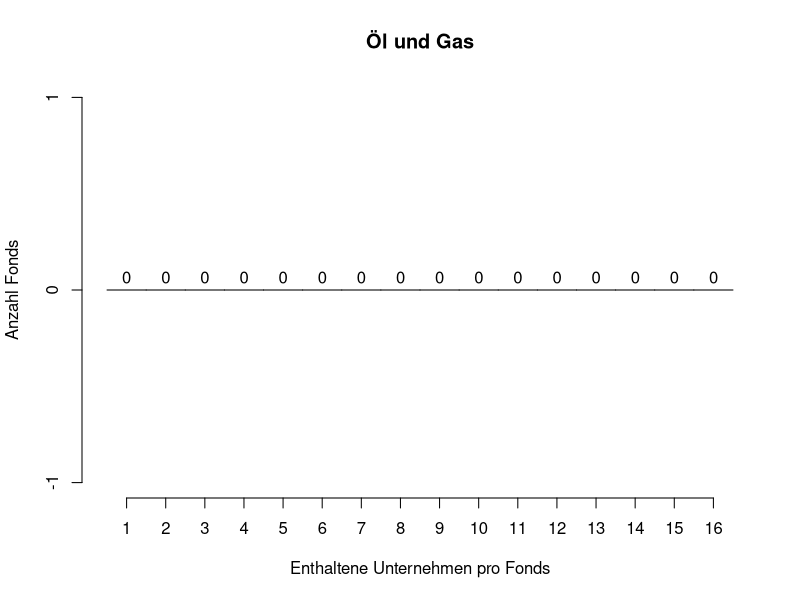

This chart was generated by the following R code:
#Anzeigen und Setzen des Working Directorys
getwd()
setwd("/Users/jonas/Documents/Promotion/Datenerhebung/Bereinigte Daten DE und USA (final) Kopie")


# Aktivieren der Pakete
library(tidyverse)
library(dplyr)


# Erstellen einer Liste filenames, die die Dateinamen der Bestandslisten enthält
filenames <- list.files()


# Einlesen aller Bestandslisten in einer Liste mit dem Namen fund_list
# 204 DE_ETFs
# 235 US_ETFs - 17 Currency Hedged ETFs (enthalten nur einen anderen ETF und Currency Forwards)
# Insgesamt: 422 Bestandslisten
fund_list  <- lapply(filenames, read.csv2)


# Erstellen einer Liste mit dem Namen ISIN_list, die die ISINS der zu suchenden Unternehmen enthält
# In die Auswertung werden nur die börsennotierten Unternehmen der zu untersuchenden Branche einbezogen.
ISIN_list <- c("GB0007980591",     # BP
               "GB00B033F229",     # Centrica
               "US1667641005",     # Chevron
               "US20825C1045",     # ConocoPhillips
               "US29273V1008",     # Energy Transfer
               "FR0010208488",     # Engie
               "IT0003132476",     # Eni
               "NO0010096985",     # Equinor
               "US30231G1022",     # Exxon Mobil
               "RU0007661625",     # Gazprom
               "IT0001250932",     # Hera
               "US49456B1017",     # Kinder Morgan
               "ES0116870314",     # Naturgy
               "AT0000743059",     # OMV
               "ES0173516115",     # Repsol
               "RU000A0J2Q06",     # Rosneft
               "GB00B03MLX29",     # Royal Dutch Shell
               "CA87807B1076",     # TC Energy
               "FR0000120271")     # Total


# Ertstellen einer leeren Liste mit dem Namen data, um die Daten zu speichern
data <- list()

# Loop über alle Fonds (funds)
for (fund in fund_list) {
  
  # Erstellen eines numerischen Vektors in der Länge der ISIN_list für eine Reihe
  row <- numeric(length(ISIN_list))
  
  # Loop über alle ISINs
  for (i in seq_along(ISIN_list)) {
    
    # Überprüfen, ob ISIN im Fonds (fund) vorkommt, und Ergebnis mit 0 oder 1 im Vektor row festhalten
    row[i] <- as.integer(ISIN_list[i] %in% fund$ISIN)
  }
  
  # Anhängen des Vektors für die aktuellen Reihe (für einen Fonds) an die Liste data
  data <- append(data, list(row))
}


# Benennen der Vektoren für die Fonds nach den Fondsnamen (wie in den Dateinamen)
names(data) <- filenames


# Konvertieren der Liste data zu einer Matrix
matrix_combined <- t(bind_rows(data))
colnames(matrix_combined) <- ISIN_list


#Konvertieren der Matrix zu einem Data Frame
df_combined <- as.data.frame(matrix_combined)


# Anfügen einer weiteren Spalte mit der Summe aller Treffer pro Fonds
df_combined$Summe <- rowSums(df_combined)


# Erstellen eines neuen Data Frames unter Zuweisung des Werts NA bei einer Summe 0
# Diese Anpassung dient der statistischen Auswertung. Fonds, die kein einziges Unternehmen der Branche halten, sind neutral
# in ihrem Interesse und müssen daher bei der Auswertung ausgeklammert werden.
df_cleaned <- df_combined
df_cleaned$Summe [df_cleaned$Summe == 0] <- NA


# Statistische Auswertung
summary(df_combined$Summe)
summary(df_cleaned$Summe)


# Grafische Darstellung mittels Histogramm
h <- hist(df_cleaned$Summe,
          main = "Öl und Gas",
          xlab = "Enthaltene Unternehmen pro Fonds",
          ylab = "Anzahl Fonds",
          breaks = seq(0.5, 16.5, length = 17),
          xaxt = 'n')
axis(side = 1, at=seq(1, 16, 1))
text(h$mids, h$counts, labels = h$counts, adj = c(0.5, -0.5))
